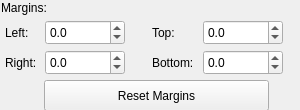
<?xml version="1.0" encoding="UTF-8"?>
<ui version="4.0">
 <class>UIMarginsPropertyGridWidget</class>
 <widget class="QWidget" name="UIMarginsPropertyGridWidget">
  <property name="geometry">
   <rect>
    <x>0</x>
    <y>0</y>
    <width>300</width>
    <height>110</height>
   </rect>
  </property>
  <property name="minimumSize">
   <size>
    <width>300</width>
    <height>110</height>
   </size>
  </property>
  <property name="windowTitle">
   <string>Form</string>
  </property>
  <widget class="QLabel" name="label_14">
   <property name="geometry">
    <rect>
     <x>152</x>
     <y>53</y>
     <width>51</width>
     <height>20</height>
    </rect>
   </property>
   <property name="minimumSize">
    <size>
     <width>0</width>
     <height>0</height>
    </size>
   </property>
   <property name="text">
    <string>Bottom:</string>
   </property>
   <property name="alignment">
    <set>Qt::AlignLeading|Qt::AlignLeft|Qt::AlignVCenter</set>
   </property>
  </widget>
  <widget class="QLabel" name="label_7">
   <property name="geometry">
    <rect>
     <x>152</x>
     <y>23</y>
     <width>31</width>
     <height>20</height>
    </rect>
   </property>
   <property name="minimumSize">
    <size>
     <width>0</width>
     <height>0</height>
    </size>
   </property>
   <property name="text">
    <string>Top:</string>
   </property>
   <property name="alignment">
    <set>Qt::AlignLeading|Qt::AlignLeft|Qt::AlignVCenter</set>
   </property>
  </widget>
  <widget class="QLabel" name="label_6">
   <property name="geometry">
    <rect>
     <x>5</x>
     <y>23</y>
     <width>31</width>
     <height>20</height>
    </rect>
   </property>
   <property name="minimumSize">
    <size>
     <width>0</width>
     <height>0</height>
    </size>
   </property>
   <property name="text">
    <string>Left:</string>
   </property>
   <property name="alignment">
    <set>Qt::AlignLeading|Qt::AlignLeft|Qt::AlignVCenter</set>
   </property>
  </widget>
  <widget class="QDoubleSpinBox" name="rightDoubleSpinBox">
   <property name="geometry">
    <rect>
     <x>45</x>
     <y>50</y>
     <width>80</width>
     <height>25</height>
    </rect>
   </property>
   <property name="decimals">
    <number>1</number>
   </property>
   <property name="minimum">
    <double>-9999.000000000000000</double>
   </property>
   <property name="maximum">
    <double>9999.000000000000000</double>
   </property>
   <property name="singleStep">
    <double>1.000000000000000</double>
   </property>
  </widget>
  <widget class="QDoubleSpinBox" name="leftDoubleSpinBox">
   <property name="geometry">
    <rect>
     <x>45</x>
     <y>20</y>
     <width>80</width>
     <height>25</height>
    </rect>
   </property>
   <property name="decimals">
    <number>1</number>
   </property>
   <property name="minimum">
    <double>-9999.000000000000000</double>
   </property>
   <property name="maximum">
    <double>9999.000000000000000</double>
   </property>
   <property name="singleStep">
    <double>1.000000000000000</double>
   </property>
  </widget>
  <widget class="QLabel" name="label_8">
   <property name="geometry">
    <rect>
     <x>5</x>
     <y>53</y>
     <width>40</width>
     <height>20</height>
    </rect>
   </property>
   <property name="minimumSize">
    <size>
     <width>0</width>
     <height>0</height>
    </size>
   </property>
   <property name="text">
    <string>Right:</string>
   </property>
   <property name="alignment">
    <set>Qt::AlignLeading|Qt::AlignLeft|Qt::AlignVCenter</set>
   </property>
  </widget>
  <widget class="QDoubleSpinBox" name="topDoubleSpinBox">
   <property name="geometry">
    <rect>
     <x>203</x>
     <y>20</y>
     <width>80</width>
     <height>25</height>
    </rect>
   </property>
   <property name="decimals">
    <number>1</number>
   </property>
   <property name="minimum">
    <double>-9999.000000000000000</double>
   </property>
   <property name="maximum">
    <double>9999.000000000000000</double>
   </property>
   <property name="singleStep">
    <double>1.000000000000000</double>
   </property>
  </widget>
  <widget class="QDoubleSpinBox" name="bottomDoubleSpinBox">
   <property name="geometry">
    <rect>
     <x>203</x>
     <y>50</y>
     <width>80</width>
     <height>25</height>
    </rect>
   </property>
   <property name="decimals">
    <number>1</number>
   </property>
   <property name="minimum">
    <double>-9999.000000000000000</double>
   </property>
   <property name="maximum">
    <double>9999.000000000000000</double>
   </property>
   <property name="singleStep">
    <double>1.000000000000000</double>
   </property>
  </widget>
  <widget class="QPushButton" name="resetMarginsButton">
   <property name="geometry">
    <rect>
     <x>44</x>
     <y>80</y>
     <width>225</width>
     <height>31</height>
    </rect>
   </property>
   <property name="text">
    <string>Reset Margins</string>
   </property>
  </widget>
  <widget class="QLabel" name="MarginsLabel">
   <property name="geometry">
    <rect>
     <x>1</x>
     <y>0</y>
     <width>62</width>
     <height>16</height>
    </rect>
   </property>
   <property name="font">
    <font>
     <weight>50</weight>
     <italic>false</italic>
     <bold>false</bold>
     <kerning>true</kerning>
    </font>
   </property>
   <property name="text">
    <string>Margins:</string>
   </property>
  </widget>
 </widget>
 <tabstops>
  <tabstop>leftDoubleSpinBox</tabstop>
  <tabstop>topDoubleSpinBox</tabstop>
  <tabstop>rightDoubleSpinBox</tabstop>
  <tabstop>bottomDoubleSpinBox</tabstop>
  <tabstop>resetMarginsButton</tabstop>
 </tabstops>
 <resources/>
 <connections/>
</ui>
